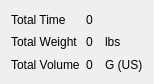
           <widget class="QWidget" name="mashTotals">
            <property name="geometry">
             <rect>
              <x>0</x>
              <y>0</y>
              <width>154</width>
              <height>84</height>
             </rect>
            </property>
            <attribute name="label">
             <string>Totals</string>
            </attribute>
            <layout class="QGridLayout" name="gridLayout_12">
             <item row="0" column="0">
              <widget class="QLabel" name="totalTimeLabel">
               <property name="text">
                <string>Total Time</string>
               </property>
              </widget>
             </item>
             <item row="0" column="1">
              <widget class="QLabel" name="totalTimeValue">
               <property name="text">
                <string>0</string>
               </property>
              </widget>
             </item>
             <item row="1" column="0">
              <widget class="QLabel" name="totalWeightLabel">
               <property name="text">
                <string>Total Weight</string>
               </property>
              </widget>
             </item>
             <item row="1" column="1">
              <widget class="QLabel" name="totalWeightValue">
               <property name="text">
                <string>0</string>
               </property>
              </widget>
             </item>
             <item row="1" column="2">
              <widget class="QLabel" name="totalWeightUnit">
               <property name="text">
                <string>lbs</string>
               </property>
              </widget>
             </item>
             <item row="2" column="0">
              <widget class="QLabel" name="totaVolLabel">
               <property name="text">
                <string>Total Volume</string>
               </property>
              </widget>
             </item>
             <item row="2" column="1">
              <widget class="QLabel" name="totalVolValue">
               <property name="text">
                <string>0</string>
               </property>
              </widget>
             </item>
             <item row="2" column="2">
              <widget class="QLabel" name="totalVolUnit">
               <property name="text">
                <string>G (US)</string>
               </property>
              </widget>
             </item>
            </layout>
           </widget>
